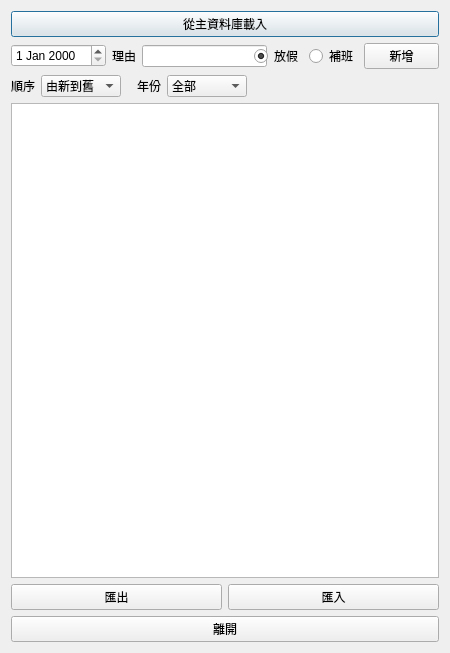
<?xml version="1.0" encoding="UTF-8"?>
<ui version="4.0">
 <class>Dialog</class>
 <widget class="QDialog" name="Dialog">
  <property name="geometry">
   <rect>
    <x>0</x>
    <y>0</y>
    <width>450</width>
    <height>653</height>
   </rect>
  </property>
  <property name="minimumSize">
   <size>
    <width>450</width>
    <height>0</height>
   </size>
  </property>
  <property name="windowTitle">
   <string>主資料庫假日設定</string>
  </property>
  <layout class="QVBoxLayout" name="verticalLayout">
   <item>
    <widget class="QPushButton" name="qtImportFromMainDBPushButton">
     <property name="text">
      <string>從主資料庫載入</string>
     </property>
    </widget>
   </item>
   <item>
    <layout class="QHBoxLayout" name="horizontalLayout">
     <item>
      <widget class="QDateEdit" name="qtDateEdit"/>
     </item>
     <item>
      <widget class="QLabel" name="label">
       <property name="text">
        <string>理由</string>
       </property>
      </widget>
     </item>
     <item>
      <widget class="QLineEdit" name="qtReasonLineEdit">
       <property name="minimumSize">
        <size>
         <width>125</width>
         <height>0</height>
        </size>
       </property>
      </widget>
     </item>
     <item>
      <widget class="QRadioButton" name="qtHolidayRadioButton">
       <property name="text">
        <string>放假</string>
       </property>
       <property name="checked">
        <bool>true</bool>
       </property>
      </widget>
     </item>
     <item>
      <widget class="QRadioButton" name="qtWorkdayRadioButton">
       <property name="text">
        <string>補班</string>
       </property>
      </widget>
     </item>
     <item>
      <widget class="QPushButton" name="qtAddPushButton">
       <property name="minimumSize">
        <size>
         <width>75</width>
         <height>0</height>
        </size>
       </property>
       <property name="text">
        <string>新增</string>
       </property>
      </widget>
     </item>
    </layout>
   </item>
   <item>
    <layout class="QHBoxLayout" name="horizontalLayout_2">
     <item>
      <widget class="QLabel" name="label_2">
       <property name="text">
        <string>順序</string>
       </property>
      </widget>
     </item>
     <item>
      <widget class="QComboBox" name="qtOrderComboBox">
       <property name="minimumSize">
        <size>
         <width>80</width>
         <height>0</height>
        </size>
       </property>
       <item>
        <property name="text">
         <string>由新到舊</string>
        </property>
       </item>
       <item>
        <property name="text">
         <string>由舊到新</string>
        </property>
       </item>
      </widget>
     </item>
     <item>
      <spacer name="horizontalSpacer_2">
       <property name="orientation">
        <enum>Qt::Horizontal</enum>
       </property>
       <property name="sizeType">
        <enum>QSizePolicy::Fixed</enum>
       </property>
       <property name="sizeHint" stdset="0">
        <size>
         <width>10</width>
         <height>20</height>
        </size>
       </property>
      </spacer>
     </item>
     <item>
      <widget class="QLabel" name="label_3">
       <property name="text">
        <string>年份</string>
       </property>
      </widget>
     </item>
     <item>
      <widget class="QComboBox" name="qtByYearComboBox">
       <property name="minimumSize">
        <size>
         <width>80</width>
         <height>0</height>
        </size>
       </property>
       <item>
        <property name="text">
         <string>全部</string>
        </property>
       </item>
      </widget>
     </item>
     <item>
      <spacer name="horizontalSpacer">
       <property name="orientation">
        <enum>Qt::Horizontal</enum>
       </property>
       <property name="sizeHint" stdset="0">
        <size>
         <width>40</width>
         <height>20</height>
        </size>
       </property>
      </spacer>
     </item>
    </layout>
   </item>
   <item>
    <layout class="QHBoxLayout" name="horizontalLayout_3">
     <item>
      <widget class="QTableView" name="qtTableView"/>
     </item>
    </layout>
   </item>
   <item>
    <layout class="QHBoxLayout" name="horizontalLayout_4">
     <item>
      <widget class="QPushButton" name="qtExportFilePushButton">
       <property name="text">
        <string>匯出</string>
       </property>
      </widget>
     </item>
     <item>
      <widget class="QPushButton" name="qtImportFilePushButton">
       <property name="text">
        <string>匯入</string>
       </property>
      </widget>
     </item>
    </layout>
   </item>
   <item>
    <layout class="QHBoxLayout" name="horizontalLayout_5">
     <item>
      <widget class="QPushButton" name="qtExitPushButton">
       <property name="text">
        <string>離開</string>
       </property>
      </widget>
     </item>
    </layout>
   </item>
  </layout>
 </widget>
 <resources/>
 <connections/>
</ui>
